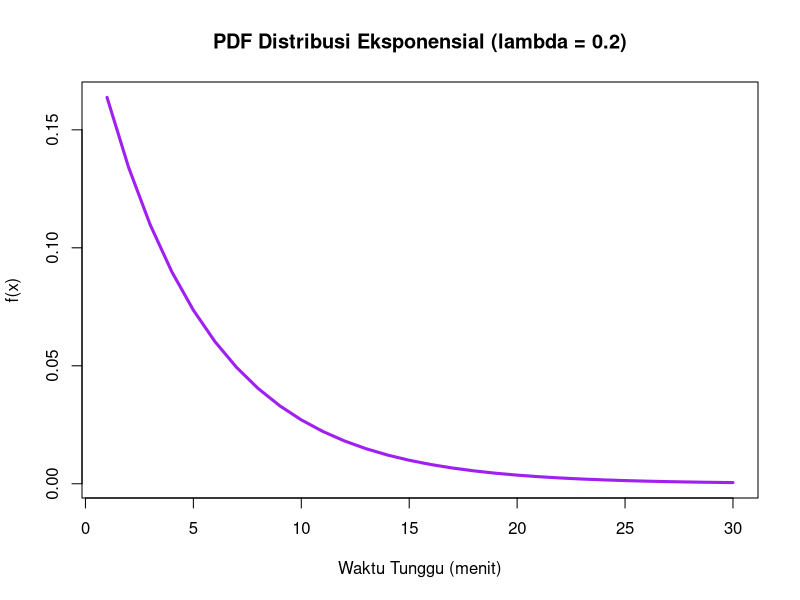
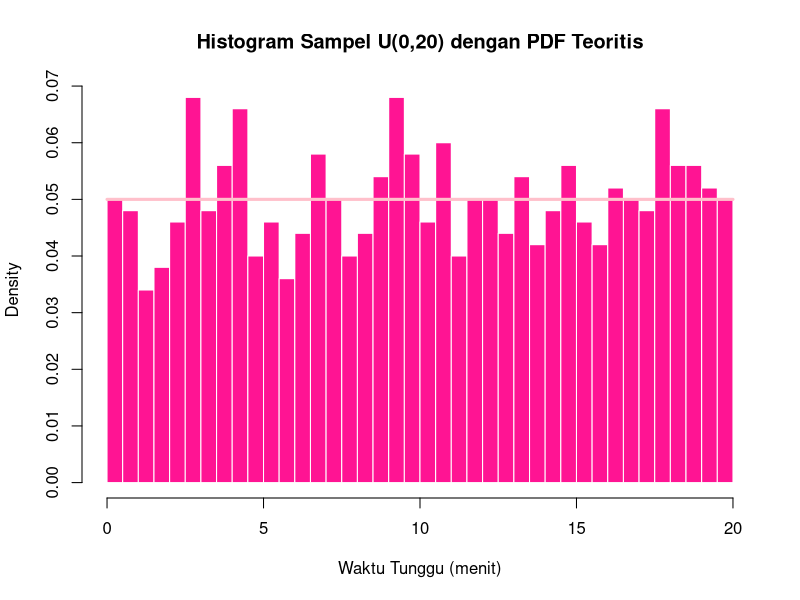
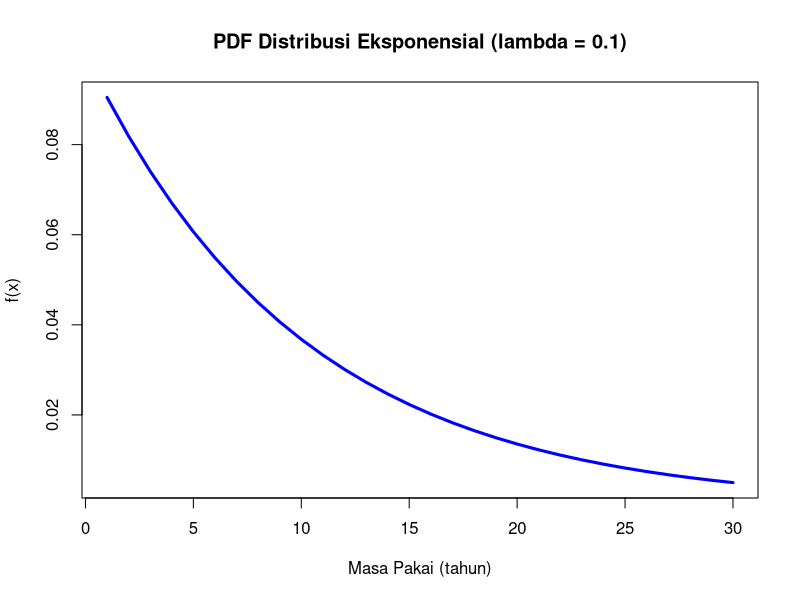
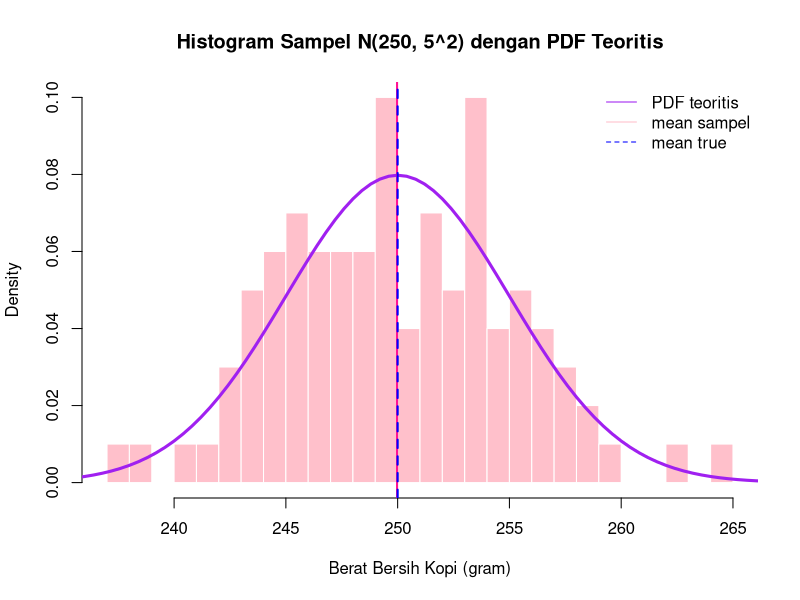

Recreate these plots in R, in order.
# SOAL 1 (Rata-rata waktu tunggu mu = 5 menit. Berapa peluang P(X > 5)?)

# Sebaran Eksponensial
peluang <- pexp(5, rate = 1/5, lower.tail = FALSE)
cat("Peluang P(X > 5):", peluang, "\n")

# Grafik Eksponensial dengan lambda = 0.2
x_dexp <- seq(1, 30, by = 1)
y_dexp <- dexp(x_dexp, rate = 0.2)
plot(x_dexp, y_dexp,
     type = "l",
     col = "purple",       
     lwd = 3,
     main = "PDF Distribusi Eksponensial (lambda = 0.2)",
     xlab = "Waktu Tunggu (menit)",
     ylab = "f(x)")


# Soal 2 (Kereta komuter tiba di stasiun secara acak antara pukul 07.00 hingga 07.20 
#(interval 20 menit). Berapakah ragam (varians) waktu tunggu penumpang?)


# Uniform pada interval [0,20]
set.seed(2025)
n <- 1000
a <- 0
b <- 20

var_teoritis <- (b - a)^2 / 12
cat("Varians waktu tunggu:",
    var_teoritis,
    "menit^2\n")

# Generate sampel
x <- runif(n, min = a, max = b)

# Nilai Density, CDF, dan Quantile
d_values <- dunif(c(0, 10, 20),
                  min = a,
                  max = b)
p_values <- punif(c(0, 10, 20),
                  min = a,
                  max = b)
q_values <- qunif(c(0.25, 0.5, 0.75),
                  min = a,
                  max = b)


# Histogram Sampel
hist(x,
     breaks = 30,
     probability = TRUE,
     main = "Histogram Sampel U(0,20) dengan PDF Teoritis",
     xlab = "Waktu Tunggu (menit)",
     col = "deeppink",        
     border = "white")

# PDF teoritis
curve(dunif(x, min = a, max = b),
      from = a,
      to = b,
      add = TRUE,
      col = "pink",       
      lwd = 3)


# SOAL 3 (Masa pakai sensor suhu memiliki rata-rata mu = 10 tahun. 
#Berapa peluang sensor tersebut rusak sebelum mencapai usia 5 tahun?)

# Sebaran Eksponensial
peluang <- pexp(5, rate = 1/10)
cat("Peluang P(X < 5):", peluang, "\n")


# Grafik Eksponensial dengan lambda = 0.1
x_dexp <- seq(1, 30, by = 1)
y_dexp <- dexp(x_dexp, rate = 0.1)

plot(x_dexp,
     y_dexp,
     type = "l",
     col = "blue",       
     lwd = 3,
     main = "PDF Distribusi Eksponensial (lambda = 0.1)",
     xlab = "Masa Pakai (tahun)",
     ylab = "f(x)")


# SOAL 4 (4. Berat bersih kemasan kopi menyebar normal dengan mu = 250 gram dan sigma = 5 gram. 
#Kemasan dianggap underweight jika beratnya kurang dari 240 gram. 
#Berapa proporsi produk yang tergolong underweight?)

# Distribusi Normal (Gaussian)
set.seed(2025)
n <- 100
mu <- 250
sigma <- 5


# Proporsi produk underweight
p4 <- pnorm(240,
            mean = mu,
            sd = sigma)
cat("Proporsi underweight P(X < 240):",
    p4,
    "\n")

# Generate sampel
x <- rnorm(n,
           mean = mu,
           sd = sigma)


# Statistik sampel
(x_bar <- mean(x))

(mle_sigma2 <- mean((x - x_bar)^2))

(sd_sample <- sd(x))


# Histogram + PDF teoritis
hist(x,
     breaks = 30,
     probability = TRUE,
     main = "Histogram Sampel N(250, 5^2) dengan PDF Teoritis",
     xlab = "Berat Bersih Kopi (gram)",
     col = "pink",        
     border = "white")

# PDF teoritis
curve(dnorm(x,
            mean = mu,
            sd = sigma),
      from = mu - 4*sigma,
      to = mu + 4*sigma,
      add = TRUE,
      col = "purple",
      lwd = 3)

# Mean sampel
abline(v = x_bar,
       col = "deeppink",
       lwd = 2)

# Mean sebenarnya
abline(v = mu,
       col = "blue",
       lwd = 2,
       lty = 2)

legend("topright",
       legend = c("PDF teoritis",
                  "mean sampel",
                  "mean true"),
       lty = c(1, 1, 2),
       col = c("purple",
               "pink",
               "blue"),
       bty = "n")
